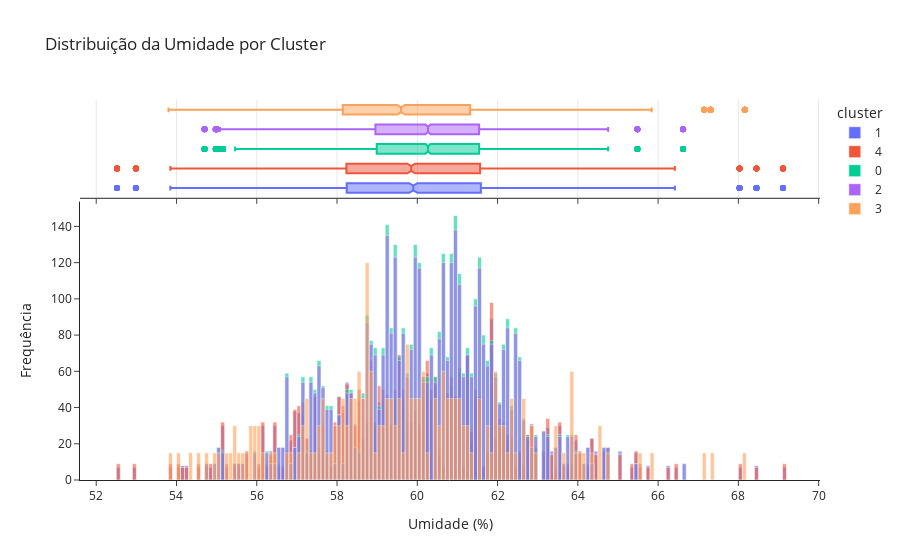

Write notebook code for a chart like this one.
### Code cell
fig = px.histogram(df, x="humidity", color="cluster", barmode="overlay",
                   marginal="box", opacity=0.6,
                   title="Distribuição da Umidade por Cluster")
fig.update_layout(
    xaxis_title="Umidade (%)",
    yaxis_title="Frequência",
    template="simple_white"
)
fig.show()

# O cluster 3 Não tem faixa de umidade definida.
# Os clusters 1 e 4 tem faixa de umidade semelhantes.
# Os clusters 0 e 2 tem faixa de umidade semelhantes.

### Figure 1 — Plotly figure (JSON) as saved in the notebook; plotly's stock layout.template omitted (floating-point values rounded to 4 significant figures; data arrays with more than 128 entries replaced by an {"elided": "..."} marker saying what was removed)
{"data": [{"bingroup": "x", "hovertemplate": "cluster=1<br>humidity=%{x}<br>count=%{y}<extra></extra>", "legendgroup": "1", "marker": {"color": "#636efa", "opacity": 0.6, "pattern": {"shape": ""}}, "name": "1", "orientation": "v", "showlegend": true, "type": "histogram", "x": {"elided": "2700 float values"}, "xaxis": "x", "yaxis": "y"}, {"hovertemplate": "cluster=1<br>humidity=%{x}<extra></extra>", "legendgroup": "1", "marker": {"color": "#636efa"}, "name": "1", "notched": true, "showlegend": false, "type": "box", "x": {"elided": "2700 float values"}, "xaxis": "x2", "yaxis": "y2"}, {"bingroup": "x", "hovertemplate": "cluster=4<br>humidity=%{x}<br>count=%{y}<extra></extra>", "legendgroup": "4", "marker": {"color": "#EF553B", "opacity": 0.6, "pattern": {"shape": ""}}, "name": "4", "orientation": "v", "showlegend": true, "type": "histogram", "x": {"elided": "2880 float values"}, "xaxis": "x", "yaxis": "y"}, {"hovertemplate": "cluster=4<br>humidity=%{x}<extra></extra>", "legendgroup": "4", "marker": {"color": "#EF553B"}, "name": "4", "notched": true, "showlegend": false, "type": "box", "x": {"elided": "2880 float values"}, "xaxis": "x2", "yaxis": "y2"}, {"bingroup": "x", "hovertemplate": "cluster=0<br>humidity=%{x}<br>count=%{y}<extra></extra>", "legendgroup": "0", "marker": {"color": "#00cc96", "opacity": 0.6, "pattern": {"shape": ""}}, "name": "0", "orientation": "v", "showlegend": true, "type": "histogram", "x": {"elided": "4500 float values"}, "xaxis": "x", "yaxis": "y"}, {"hovertemplate": "cluster=0<br>humidity=%{x}<extra></extra>", "legendgroup": "0", "marker": {"color": "#00cc96"}, "name": "0", "notched": true, "showlegend": false, "type": "box", "x": {"elided": "4500 float values"}, "xaxis": "x2", "yaxis": "y2"}, {"bingroup": "x", "hovertemplate": "cluster=2<br>humidity=%{x}<br>count=%{y}<extra></extra>", "legendgroup": "2", "marker": {"color": "#ab63fa", "opacity": 0.6, "pattern": {"shape": ""}}, "name": "2", "orientation": "v", "showlegend": true, "type": "histogram", "x": {"elided": "4320 float values"}, "xaxis": "x", "yaxis": "y"}, {"hovertemplate": "cluster=2<br>humidity=%{x}<extra></extra>", "legendgroup": "2", "marker": {"color": "#ab63fa"}, "name": "2", "notched": true, "showlegend": false, "type": "box", "x": {"elided": "4320 float values"}, "xaxis": "x2", "yaxis": "y2"}, {"bingroup": "x", "hovertemplate": "cluster=3<br>humidity=%{x}<br>count=%{y}<extra></extra>", "legendgroup": "3", "marker": {"color": "#FFA15A", "opacity": 0.6, "pattern": {"shape": ""}}, "name": "3", "orientation": "v", "showlegend": true, "type": "histogram", "x": {"elided": "2700 float values"}, "xaxis": "x", "yaxis": "y"}, {"hovertemplate": "cluster=3<br>humidity=%{x}<extra></extra>", "legendgroup": "3", "marker": {"color": "#FFA15A"}, "name": "3", "notched": true, "showlegend": false, "type": "box", "x": {"elided": "2700 float values"}, "xaxis": "x2", "yaxis": "y2"}], "layout": {"barmode": "overlay", "legend": {"title": {"text": "cluster"}, "tracegroupgap": 0}, "title": {"text": "Distribuição da Umidade por Cluster"}, "xaxis": {"anchor": "y", "domain": [0, 1], "title": {"text": "Umidade (%)"}}, "xaxis2": {"anchor": "y2", "domain": [0, 1], "matches": "x", "showgrid": true, "showticklabels": false}, "yaxis": {"anchor": "x", "domain": [0, 0.7326], "title": {"text": "Frequência"}}, "yaxis2": {"anchor": "x2", "domain": [0.7426, 1], "matches": "y2", "showgrid": false, "showline": false, "showticklabels": false, "ticks": ""}}}
